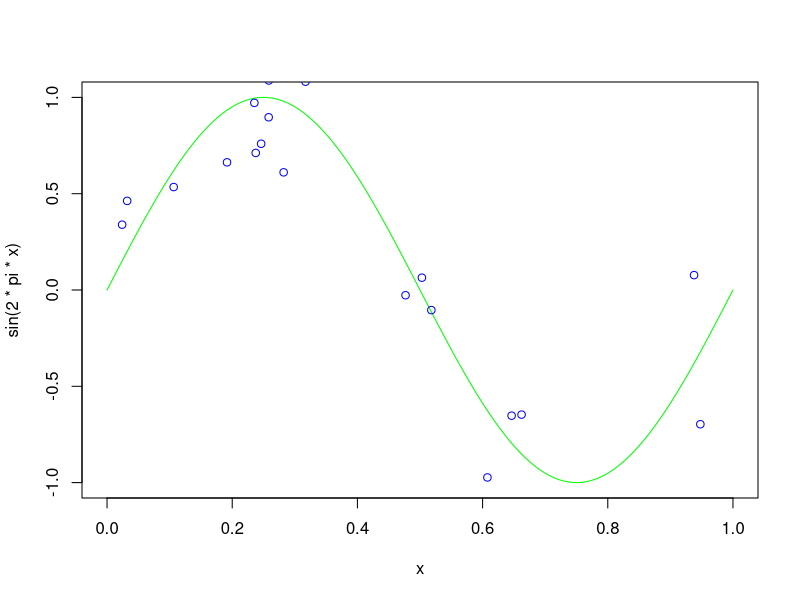
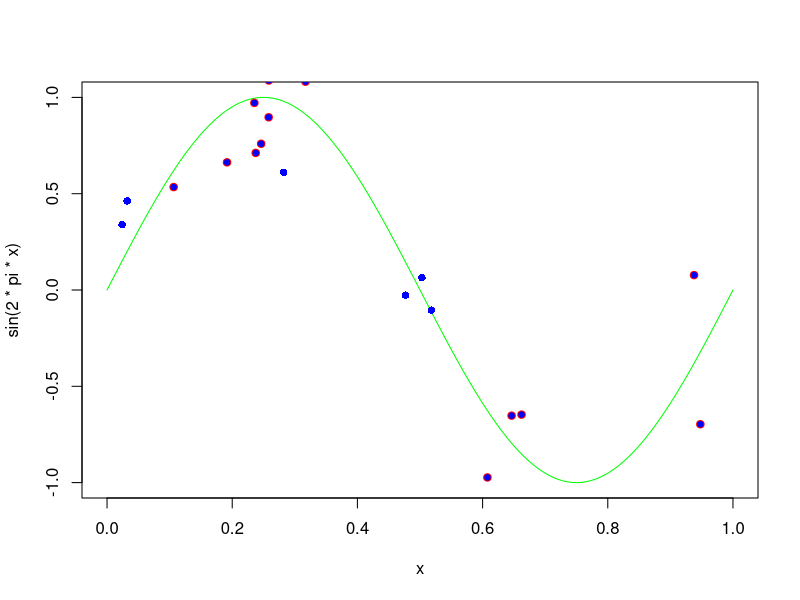
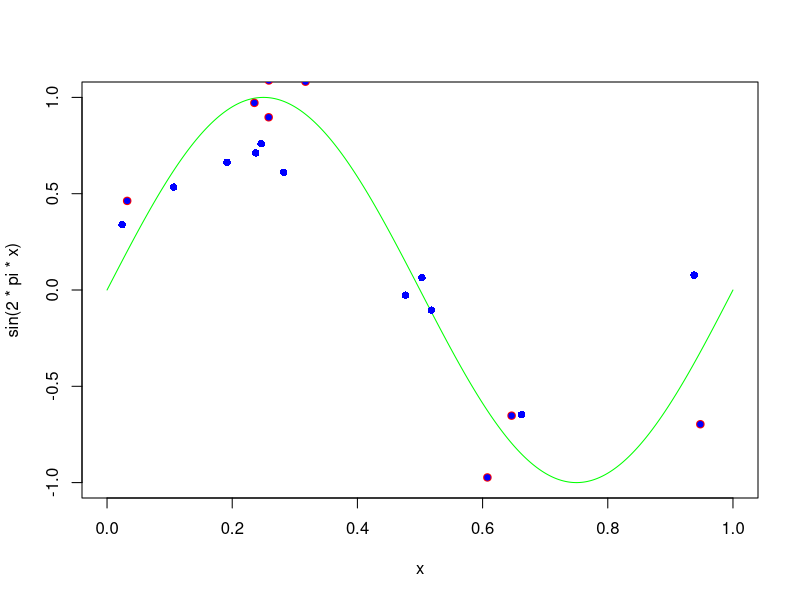

These charts were generated, in order, by the following R code:
library(mvtnorm)
library(quadprog)
library(proxy)
library(Matrix)

set.seed(76757)
###### define hyperparamters
beta <- 1/0.2^2
x <- seq(0,1,length=1000)

###### generate a few targets and predictors
n.sim <- 20
xN <- runif(n.sim ,0,1)
tN <- sin(2*pi*xN) + rnorm(n.sim,0,sqrt(1/beta))

quartz()
plot(x,sin(2*pi*x),type="l",col="green")
points(xN,tN,col="blue")


# Changes from HW7
#   1. aN. In this case, we have a 2*n length vector, to contain c(aN, aN_hat)
#   2. Dmat. D_mat is changed since the quadratic part of the problem is changed
#   3. dvect. dvect changed as we discussed during class
#   4. Amat and bvect. Since the constrain of the problem is changed
#   5. Kernel function. ker_1 = abs(x1-x2)
#                       ker_2 = min( abs( (x1-0.25)^2 - (x2-0.25)^2 ), abs( (x1-0.75)^2 - (x2-0.75)^2) ))

# kernel 1:
ker_1 <- function(x,y){
    return(abs(x-y))
}

# kernel 2:
ker_2 <- function(x,y){
    return(min( abs( (x-0.25)^2 - (y-0.25)^2 ) , abs( (x-0.75)^2 - (y-0.75)^2 ) ))
}


# Gram matrix calculate:
#      since the x is one dim. don't need call apply anymore
# Calculate grad matrix
## sub function: calculate the diag
Gram_diag_element <- function(x, distanceFun){
    return(distanceFun(x,x))
}

GramMat <- function(xVec,kernelFun){
    Gram_diag <- diag( Gram_diag_element(xVec, kernelFun), length(xVec) ) # n * n diag
    Gram_dist <- proxy::dist(xVec, method=kernelFun) # n-1 * n-1 mat
    
    return(as.matrix(Gram_dist) + Gram_diag)
}

# DMat Changed
DMat <- function(GramMat){
    mLen <- dim(GramMat)[1]
    PreMat <- rbind(diag(mLen), -diag(mLen))
    return(PreMat %*% GramMat %*% t(PreMat))
}

# DVec changed
dVec <- function(eps, tN){
    return(c( rep(eps,length(tN)) - tN, rep(eps,length(tN)) + tN))
}

# AMat 
AMat <- function(mLen){
    IMat <- diag(mLen)
    ZeroMat <- matrix(0, nrow=mLen, ncol=mLen)
    mat1 <- c(rep(1, mLen), rep(-1, mLen))
    mat2 <- rep(-1, 2*mLen)
    mat3 <- cbind(IMat, ZeroMat)
    mat4 <- cbind(ZeroMat, IMat)
    mat5 <- -mat3
    mat6 <- -mat4
    
    result <- rbind(mat1, mat2, mat3, mat4, mat5, mat6)
    rownames(result) <- NULL
    return(t(result))
}

# bvec
bVec <- function(HyperC, mLen, Nu){
    return(c( 0, -HyperC*Nu, rep(0,2*mLen), rep(-HyperC/mLen, 2*mLen)))
}

# calculate B 7.69 and the equaltion we discuss during class
findB <- function(tN, aN, aN_Hat, Gmat, Nu ){
    bN <- tN - Nu - colSums((aN - aN_Hat) * Gmat)
    return(mean(bN))
}

# Predict
calcY <- function(xNew, aN, aN_hat, xVec, b.num, kenrelFun){
    retrun( sum( (aN - aN_hat) * kernelFun(xVec, xNew) ) + b.num )
}

# data 

xVec <- xN
eps <- 0.3
HyperC <- 5
Nu <- 0.3

# kernel 1 = abs(x1-x2)
GramMatrix_1 <- GramMat(xVec, ker_1) 
DMatrix_1 <- DMat(GramMatrix_1)
DVector_1 <- dVec(eps, tN)
AMatrix_1 <- AMat(length(tN))
bVector_1 <- bVec(HyperC, length(tN), Nu)

Solution_1 <- solve.QP(nearPD(DMatrix_1)$mat, DVector_1, AMatrix_1, bVector_1, meq=1)
Solution_1$solution

importantPointIndex <- which(abs(Solution_1$solution) > 0.001)
#importantPointIndex <- ifelse(importantPointIndex > 20, importantPointIndex - 20, importantPointIndex)
importantPointIndex_aN <- importantPointIndex[which(importantPointIndex <= 20)]
importantPointIndex_aN_hat <- importantPointIndex[which(importantPointIndex > 20)] - 20
importantPointIndex <- ifelse(importantPointIndex > 20, importantPointIndex - 20, importantPointIndex)
importantPointIndex <- unique(importantPointIndex)
importantPointIndex

model.1.data <- rbind(xVec[importantPointIndex], tN[importantPointIndex])
model.1.data <- t(model.1.data)

plot(x,sin(2*pi*x),type="l",col="green")
points(xN,tN,col="blue",pch=16)
points(model.1.data[, 1], model.1.data[, 2], pch=1,col='red')

# using kernel 1 cannot fit a good model

# kernel 2 =  min( abs( (x1-0.25)^2 - (x2-0.25)^2 ), abs( (x1-0.75)^2 - (x2-0.75)^2) ))
xVec <- xN
eps <- 0.3
HyperC <- 2
Nu <- 0.3

GramMatrix_2 <- GramMat(xVec, ker_2) 
DMatrix_2 <- DMat(GramMatrix_2)
DVector_2 <- dVec(eps, tN)
AMatrix_2 <- AMat(length(tN))
bVector_2 <- bVec(HyperC, length(tN), Nu)

Solution_2 <- solve.QP(nearPD(DMatrix_2)$mat, DVector_2, AMatrix_2, bVector_2, meq=1)
Solution_2$solution

importantPointIndex <- which(abs(Solution_2$solution) > 0.001)
#importantPointIndex <- ifelse(importantPointIndex > 20, importantPointIndex - 20, importantPointIndex)
importantPointIndex_aN <- importantPointIndex[which(importantPointIndex <= 20)]
importantPointIndex_aN_hat <- importantPointIndex[which(importantPointIndex > 20)] - 20
importantPointIndex <- ifelse(importantPointIndex > 20, importantPointIndex - 20, importantPointIndex)
importantPointIndex <- unique(importantPointIndex)
importantPointIndex

model.2.data <- rbind(xVec[importantPointIndex], tN[importantPointIndex])
model.2.data <- t(model.2.data)

plot(x,sin(2*pi*x),type="l",col="green")
points(xN,tN,col="blue",pch=16)
points(model.2.data[, 1], model.2.data[, 2], pch=1,col='red')
